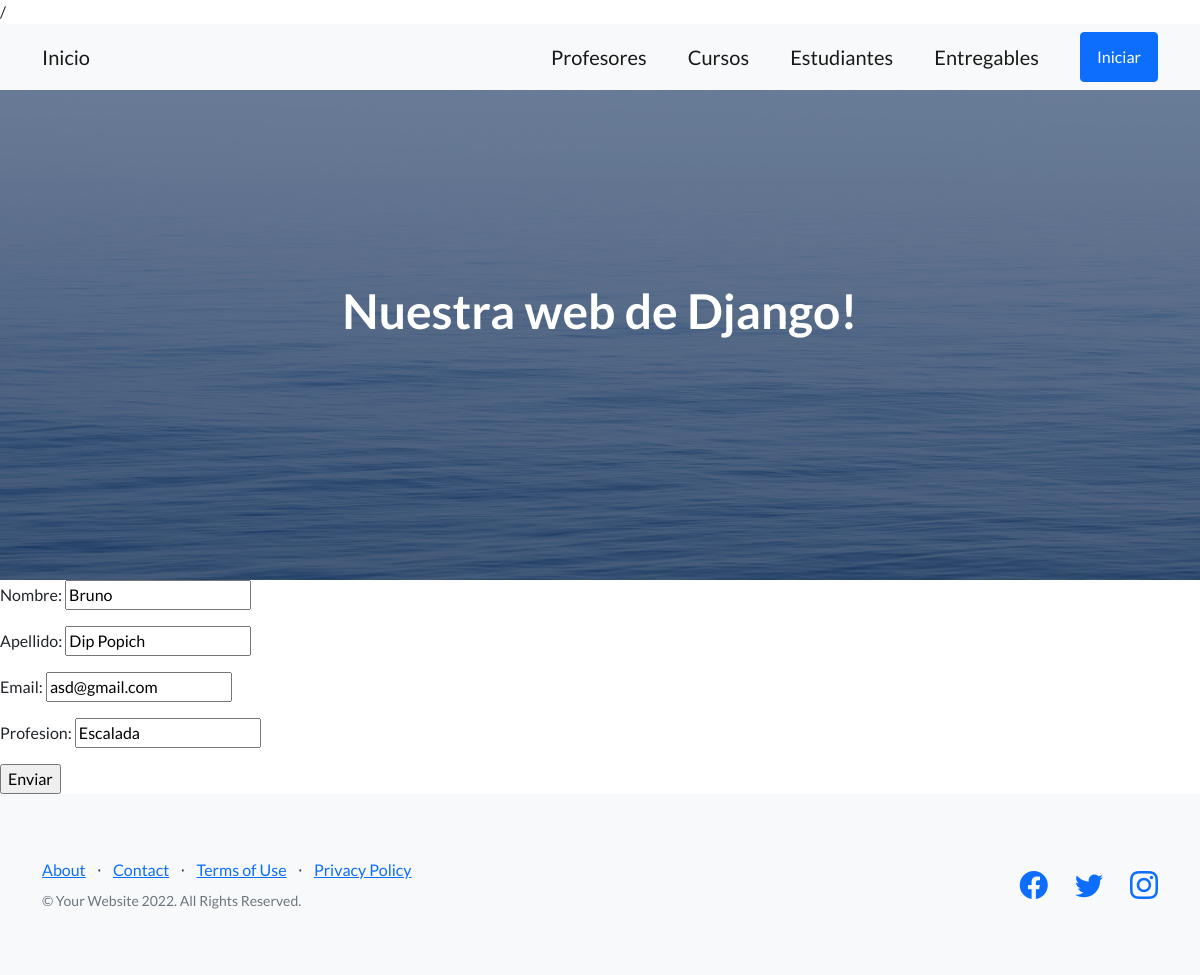
Screenshot of /app_coder/editarprofesor/1 with the database file from the repository.
### app_coder/models.py (models this page shows, shortened)
class Profesor(models.Model):
    nombre = models.CharField(max_length=50)
    apellido = models.CharField(max_length=50)
    email = models.EmailField( max_length=254)
    profesion = models.CharField( max_length=50)

### app_coder/views.py (the view)
# urls.py: path('editarprofesor/<int:id>', editarprofesor, name = "EditarProfesor"),
def editarprofesor(request,id):
    print("method:",request.method)
    print("request:",request.POST)
    profesor = Profesor.objects.get(id = id)
    if request.method == "POST":
        miFormulario = ProfesorFormulario(request.POST)
        if miFormulario.is_valid():
            data = miFormulario.cleaned_data
        profesor.nombre = data['nombre']
        profesor.apellido = data['apellido']
        profesor.email = data['email']
        profesor.profesion = data['profesion']
        profesor.save()
        return render(request,"inicio.html")
    else:
        miFormulario = ProfesorFormulario(initial={
            'nombre': profesor.nombre,
            'apellido': profesor.apellido,
            'email': profesor.email,
            'profesion': profesor.profesion,
        })
    return render(request,"editarProfesor.html",{"miFormulario":miFormulario,'id':profesor.id})

### app_coder/forms.py
class ProfesorFormulario(forms.Form):
    nombre = forms.CharField(max_length=50)
    apellido = forms.CharField(max_length=50)
    email = forms.EmailField( max_length=254)
    profesion = forms.CharField( max_length=50)

### app_coder/templates/editarProfesor.html
{% extends 'padre.html' %}
{% load static %}
{% block bloquecambia  %}
    <form action="{% url 'EditarProfesor' id %}" method="POST"> {% csrf_token %}
       {{miFormulario.as_p}}
        <input type="submit" value="Enviar">
    </form>
{% endblock bloquecambia  %}

### rows the page displays
Profesor: nombre "Bruno", apellido "Dip Popich", email "asd@gmail.com", profesion "Escalada"
